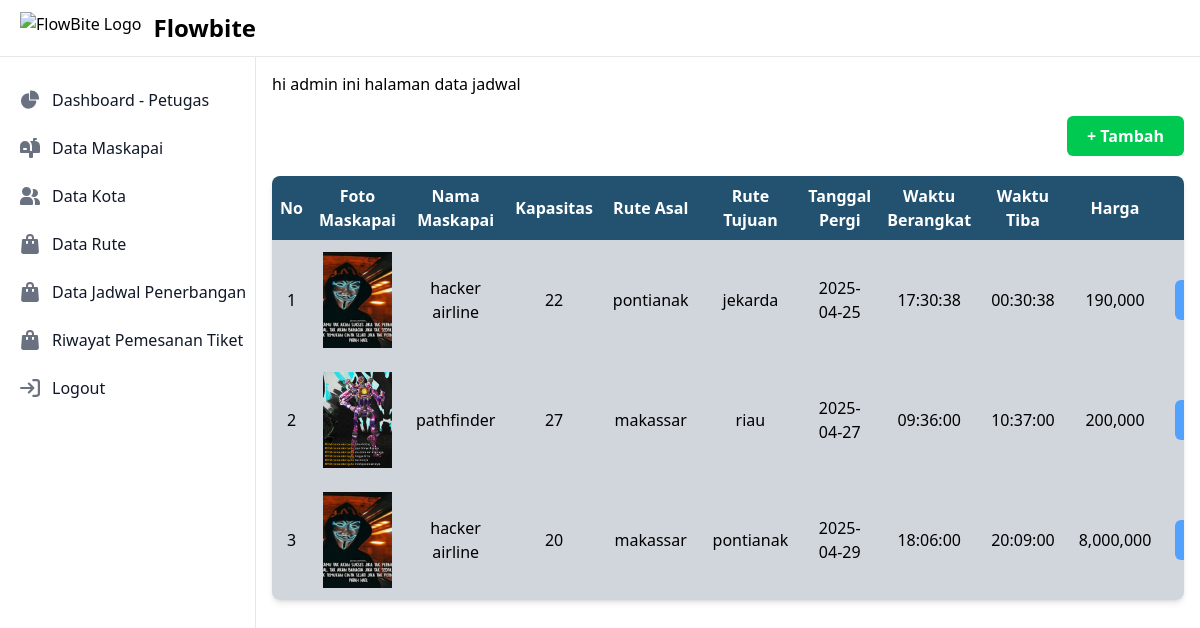
The page /Ticketlockin/petugas/jadwal/index.php on the database its author committed.
### tables this page shows
CREATE TABLE `jadwal_penerbangan` (
  `id_jadwal` int NOT NULL,
  `id_rute` int NOT NULL,
  `waktu_go` time NOT NULL,
  `waktu_land` time NOT NULL,
  `harga` int NOT NULL,
  `kap_kursi` int NOT NULL
);

CREATE TABLE `maskapai` (
  `id_maskapai` int NOT NULL,
  `foto_maskapai` text NOT NULL,
  `nama_maskapai` varchar(255) NOT NULL
);

CREATE TABLE `rute` (
  `id_rute` int NOT NULL,
  `id_maskapai` int NOT NULL,
  `rute_asal` varchar(255) NOT NULL,
  `rute_tujuan` varchar(255) NOT NULL,
  `tanggal_go` date NOT NULL
);

### Ticketlockin/petugas/jadwal/function.php (called while the page is built, shortened)
<?php
require '../../koneksi.php';
function query($query)
{
    global $conn;
    $rows = [];
    $result = mysqli_query($conn, $query);
    while ($row = mysqli_fetch_assoc($result)) {
        $rows[] = $row;
    }
    return $rows;
}

### Ticketlockin/petugas/jadwal/index.php (the view, shortened to what this page needs)
<?php
require 'function.php';
$jadwal = query("SELECT * FROM jadwal_penerbangan INNER JOIN rute ON rute.id_rute = jadwal_penerbangan.id_rute
INNER JOIN maskapai ON rute.id_maskapai = maskapai.id_maskapai  ORDER BY tanggal_go,waktu_go");
?>
<!DOCTYPE html>
<html lang="en">
<head>
    <script src="https://cdn.jsdelivr.net/npm/@tailwindcss/browser@4"></script>
</head>
<body>
    <?php require '../../layouts/sidebar_petugas.php' ?>
    <div class="p-4 sm:ml-64">
        <p>hi admin <?= $_SESSION['nama_lengkap'] ?> ini halaman data jadwal</p>
        <div class="flex justify-end">
            <a href="tambah.php" class="font-semibold text-white bg-green-500 rounded-md px-5 py-2 my-5">+ Tambah </a>
        </div>
        <div class="relative overflow-x-auto shadow-md sm:rounded-lg">
            <table class="w-full  ">
                <tr class="bg-[#225270] text-white">
                    <th class="p-2 text-center">No</th>
                    <th class="p-2 text-center">Foto Maskapai</th>
                    <th class="p-2 text-center">Nama Maskapai</th>
                    <th class="p-2 text-center">Kapasitas</th>
                    <th class="p-2 text-center">Rute Asal</th>
                    <th class="p-2 text-center">Rute Tujuan</th>
                    <th class="p-2 text-center">Tanggal Pergi</th>
                    <th class="p-2 text-center">Waktu Berangkat</th>
                    <th class="p-2 text-center">Waktu Tiba</th>
                    <th class="p-2 text-center">Harga</th>
                    <th class="p-2 text-center">Action</th>
                </tr>
                <?php $no = 1; ?>
                <?php foreach ($jadwal as $j): ?>
                    <tr class="bg-gray-300 ">
                        <td class="p-3 text-center"><?= $no ?></td>
                        <td class="p-3 text-center">
                            <div class="flex justify-center">
                                <img class="w-24 h-24 object-cover" src="../../image/maskapai/<?= $j["foto_maskapai"] ?>" alt="">
                            </div>
                        </td>
                        <td class="p-3 text-center"><?= $j["nama_maskapai"] ?></td>
                        <td class="p-3 text-center"><?= $j["kap_kursi"] ?></td>
                        <td class="p-3 text-center"><?= $j["rute_asal"] ?></td>
                        <td class="p-3 text-center"><?= $j["rute_tujuan"] ?></td>
                        <td class="p-3 text-center"><?= $j["tanggal_go"] ?></td>
                        <td class="p-3 text-center"><?= $j["waktu_go"] ?></td>
                        <td class="p-3 text-center"><?= $j["waktu_land"] ?></td>
                        <td class="p-3 text-center"><?= number_format($j["harga"]) ?></td>
                        <td class="p-3 text-center ">
                            <div class="flex gap-4 justify-center">
                                <a href="edit.php?id=<?= $j["id_jadwal"] ?>" class="font-semibold text-white bg-blue-400 rounded-md px-5 py-2">Edit</a>
                            </div>
                        </td>
                    </tr>
                    <?php $no++ ?>
                <?php endforeach; ?>
            </table>
        </div>
    </div>
</body>
</html>

### rows shown on the page
jadwal_penerbangan: maskapai.foto_maskapai (picture), maskapai.nama_maskapai "hacker airline", kap_kursi "22", id_rute.rute_asal "pontianak", id_rute.rute_tujuan "jekarda", id_rute.tanggal_go "2025-04-25", waktu_go "17:30:38", waktu_land "00:30:38", harga "190,000"
jadwal_penerbangan: maskapai.foto_maskapai (picture), maskapai.nama_maskapai "pathfinder", kap_kursi "27", id_rute.rute_asal "makassar", id_rute.rute_tujuan "riau", id_rute.tanggal_go "2025-04-27", waktu_go "09:36:00", waktu_land "10:37:00", harga "200,000"
jadwal_penerbangan: maskapai.foto_maskapai (picture), maskapai.nama_maskapai "hacker airline", kap_kursi "20", id_rute.rute_asal "makassar", id_rute.rute_tujuan "pontianak", id_rute.tanggal_go "2025-04-29", waktu_go "18:06:00", waktu_land "20:09:00", harga "8,000,000"
